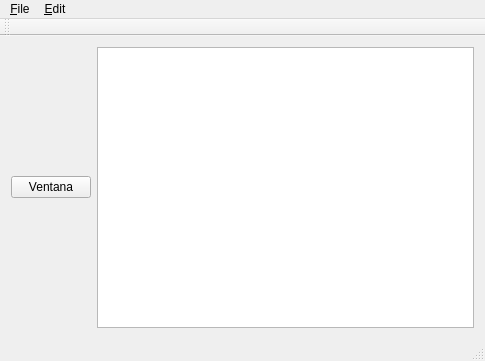
<?xml version="1.0" encoding="UTF-8"?>
<ui version="4.0">
 <class>TextEditor</class>
 <widget class="QMainWindow" name="TextEditor">
  <property name="geometry">
   <rect>
    <x>0</x>
    <y>0</y>
    <width>485</width>
    <height>361</height>
   </rect>
  </property>
  <property name="windowTitle">
   <string>TextEditor</string>
  </property>
  <widget class="QWidget" name="centralWidget">
   <layout class="QHBoxLayout" name="horizontalLayout">
    <item>
     <widget class="QPushButton" name="pushButton">
      <property name="text">
       <string>Ventana</string>
      </property>
     </widget>
    </item>
    <item>
     <widget class="QPlainTextEdit" name="plainTextEdit"/>
    </item>
   </layout>
  </widget>
  <widget class="QMenuBar" name="menuBar">
   <property name="geometry">
    <rect>
     <x>0</x>
     <y>0</y>
     <width>485</width>
     <height>20</height>
    </rect>
   </property>
   <widget class="QMenu" name="menu_File">
    <property name="title">
     <string>&amp;File</string>
    </property>
    <addaction name="action_New"/>
    <addaction name="action_Open"/>
    <addaction name="action_Save"/>
    <addaction name="actionSave_as"/>
    <addaction name="action_Exit"/>
   </widget>
   <widget class="QMenu" name="menu_Edit">
    <property name="title">
     <string>&amp;Edit</string>
    </property>
    <addaction name="action_Copy"/>
    <addaction name="action_Pastr"/>
    <addaction name="action_Cut"/>
   </widget>
   <addaction name="menu_File"/>
   <addaction name="menu_Edit"/>
  </widget>
  <widget class="QToolBar" name="mainToolBar">
   <attribute name="toolBarArea">
    <enum>TopToolBarArea</enum>
   </attribute>
   <attribute name="toolBarBreak">
    <bool>false</bool>
   </attribute>
  </widget>
  <widget class="QStatusBar" name="statusBar"/>
  <action name="action_New">
   <property name="text">
    <string>&amp;New</string>
   </property>
  </action>
  <action name="action_Open">
   <property name="text">
    <string>&amp;Open</string>
   </property>
  </action>
  <action name="action_Save">
   <property name="text">
    <string>&amp;Save</string>
   </property>
  </action>
  <action name="actionSave_as">
   <property name="text">
    <string>Save &amp;as</string>
   </property>
  </action>
  <action name="action_Exit">
   <property name="text">
    <string>&amp;Exit</string>
   </property>
  </action>
  <action name="action_Copy">
   <property name="text">
    <string>&amp;Copy</string>
   </property>
  </action>
  <action name="action_Pastr">
   <property name="text">
    <string>&amp;Pastr</string>
   </property>
  </action>
  <action name="action_Cut">
   <property name="text">
    <string>&amp;Cut</string>
   </property>
  </action>
 </widget>
 <layoutdefault spacing="6" margin="11"/>
 <resources/>
 <connections/>
</ui>
